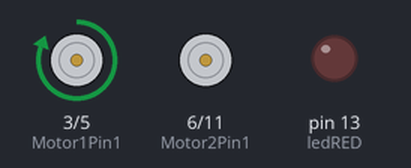
Simulated run of this sketch. Board: Arduino Uno, built with avr-gcc and run on an emulated ATmega328P. Shown: motor-driver pin pairs drawn as motors (green arrow = first pin HIGH = forward, orange = second pin HIGH = backward, longer = more drive, scaled by the enable pin), output pins drawn as LEDs (lit = HIGH).

Above: at 0.5 s.
Timing chart, 0 to 3.5 s (numbered marks = the images above):
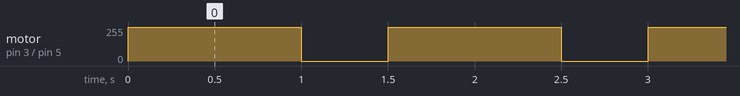

The sketch:

H_Bridge_example.ino
```cpp
const int enablepin = 7;
const int ledRED =  13;
const int ledGREEN =  12;
const int Motor1Pin1 = 3;
const int Motor1Pin2 = 5;
const int Motor2Pin1 = 6;
const int Motor2Pin2 = 11;
const int IRpin = 0;

float distance = 0.0;

void setup() {
  Serial.begin(9600);
  pinMode(enablepin,OUTPUT);
  pinMode(ledRED, OUTPUT);
  pinMode(ledGREEN, OUTPUT);
  pinMode(Motor1Pin1, OUTPUT);
  pinMode(Motor1Pin2, OUTPUT);
  pinMode(Motor2Pin1, OUTPUT);
  pinMode(Motor2Pin2, OUTPUT);
  digitalWrite(enablepin,HIGH);

}


void loop() {
  GoForward();
  delay(1000);
  Stop();
  delay(500);
}

void GoForward(){
  digitalWrite(Motor1Pin2, LOW);
  digitalWrite(Motor1Pin1, HIGH);
  digitalWrite(Motor2Pin2, LOW);
  digitalWrite(Motor2Pin1, HIGH);
}

void GoBackward(){
  digitalWrite(Motor1Pin1, LOW);
  digitalWrite(Motor1Pin2, HIGH);
  digitalWrite(Motor2Pin1, LOW);
  digitalWrite(Motor2Pin2, HIGH);
}

void GoLeft(){
  digitalWrite(Motor1Pin1, LOW);
  digitalWrite(Motor1Pin2, HIGH);
  digitalWrite(Motor2Pin2, LOW);
  digitalWrite(Motor2Pin1, HIGH);
}

void GoRight(){
  digitalWrite(Motor1Pin2, LOW);
  digitalWrite(Motor1Pin1, HIGH);
  digitalWrite(Motor2Pin1, LOW);
  digitalWrite(Motor2Pin2, HIGH);
}

void Stop(){
  digitalWrite(Motor1Pin2, LOW);
  digitalWrite(Motor1Pin1, LOW);
  digitalWrite(Motor2Pin1, LOW);
  digitalWrite(Motor2Pin2, LOW);
}
```

Measured:
- by itself, motor on pin 3 (Motor1Pin1) / pin 5 (Motor1Pin2): alternates forward 255/255 for 1.0 s and stopped for 0.50 s
